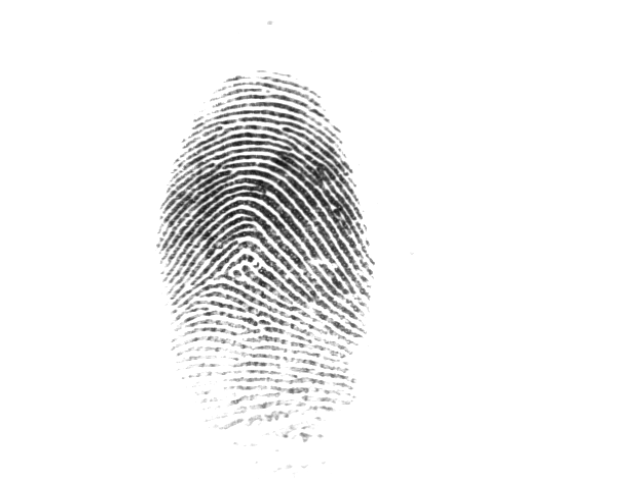
#> input picture basic/pic4.tif, 640 x 480 px
$ python newtest.py   (Python 2 division)
#> lines starting #> are read from the running program, lines starting #| are printed output that depends on the picture; after the words box and inside, x2 and y2 are one past the last pixel; in counts of white or black regions, pixels touching at a corner belong together
### basic/preprocess.py
#!/usr/bin/env python2
# -*- coding: utf-8 -*-
"""
Created on Sun Nov 20 15:14:54 2016

@author: zhangzimou

functions for preprocessing:
    foreground detection
    segmentation
    direction calculation
    ridge wavelength calculation
    Gabor filter
    ridge compensation
    thinning
    count cross number(CN)
"""
#import pyximport
#pyximport.install()

import cv2
from matplotlib import pyplot as plt
import numpy as np
from numpy.lib.stride_tricks import as_strided as ast
from numpy.fft import fft2
from numpy.fft import ifft2
from numpy.fft import fftshift
from scipy.signal import convolve2d
from basic import block_view
from basic import blockproc
import basic

import _preprocess as _pre

# [93 lines left out: functions enhance, foreground, align, not called in this run]

def segmentation(img, blockSize=8, h=352, w=288):
    add0=(16-img.shape[0]%16)/2
    add1=(16-img.shape[1]%16)/2
    img=np.vstack((  255*np.ones((add0,img.shape[1])), img, 255*np.ones((add0,img.shape[1]))  ))
    img=np.hstack((  255*np.ones((img.shape[0],add1)), img, 255*np.ones((img.shape[0],add1))  ))
#    img=np.uint8(img)
    ## reference: IMPROVED FINGERPRINT IMAGE SEGMENTATION USING NEW MODIFIED GRADIENT
    #               BASED TECHNIQUE
    sobel_x=np.array([[1, 0, -1],[2, 0, -2],[1, 0, -1]])
    sobel_y=np.array([[1, 2, 1],[0, 0, 0],[-1,-2,-1]])
    par_x=convolve2d(img,sobel_x,mode='same')
    par_y=convolve2d(img,sobel_y,mode='same')
    #img=basic.blockproc(img,cv2.equalizeHist,(blockSize,blockSize))
    stdx=blockproc(par_x,np.std,(16,16),True)
    stdy=blockproc(par_y,np.std,(16,16),True)
    grddev=stdx+stdy
    threshold=90
    index=grddev[1:-1,1:-1].copy()
    index[np.where(index<threshold)]=0
    index[np.where(index>=threshold)]=1
    a=np.zeros(grddev.shape)
    a[1:-1,1:-1]=index
    index=a

    valid=np.zeros(img.shape)
    valid_b=block_view(valid,(16,16))
    valid_b[:]=index[:,:,np.newaxis,np.newaxis]

    kernel = np.ones((8,8),np.uint8)
    # first dilate to delete the invalid value inside the fingerprint region
    valid=cv2.dilate(valid,kernel,iterations = 5)
    # then erode more to delete the valid value outside the fingerprint region
    valid=cv2.erode(valid, kernel, iterations = 12)
    # dilate again to increase the valid value area in compensate for the lose
    # due to erosion in the last step
    valid=cv2.dilate(valid, kernel, iterations=7)

    img[np.where(valid==0)]=255
    # align the image
    #img=align(img, valid)
    return cut(img, valid, h, w)

def cut(img, valid, h=352,w=288):
    """segment an image into given size
    return: segmented image, segmented foreground
    """
    index=np.where(valid==1)
    nmin=np.min(index[0]);nmax=np.max(index[0]);mmin=np.min(index[1]);mmax=np.max(index[1])
    nmid,mmid=(nmin+nmax)/2,(mmin+mmax)/2
    a=nmid-h/2;b=nmid+h/2;c=mmid-w/2;d=mmid+w/2
    if (a<=0):
        img=np.vstack( (
                        255*np.ones((-a, img.shape[1]))
                        ,img
                        )
                     )
        valid=np.vstack( (
                        np.zeros((-a, valid.shape[1]))
                        ,valid
                        )
                     )
        a=0;b=h
    if (b>=img.shape[0]):
        img=np.vstack(
                      (
                       img,
                       255*np.ones((b-img.shape[0], img.shape[1]))
                       )
                      )
        valid=np.vstack(
                      (
                       valid,
                       np.zeros((b-valid.shape[0], valid.shape[1]))
                       )
                      )
        #b=img.shape[0];a=b-h
    if (c<=0):
        img=np.hstack(
                      (
                       255*np.ones((img.shape[0],-c)),
                       img
                       )
                      )
        valid=np.hstack(
                      (
                       np.zeros((valid.shape[0],-c)),
                       valid
                       )
                      )
        c=0;d=w
    if (d>=img.shape[1]):
        img=np.hstack(
                      (
                       img,
                       255*np.ones((img.shape[0],d-img.shape[1]))
                       )
                      )
        valid=np.hstack(
                      (
                       valid,
                       np.zeros((valid.shape[0],d-valid.shape[1]))
                       )
                      )
        #d=img.shape[1];c=d-w
    return img[a:b,c:d],valid[a:b,c:d]

def calcDirection(img,blockSize,method='block-wise'):
    """calculate ridge directions in an image, using gradient method
    return: ridge directions
    """
    sobel_x=np.array([[1, 0, -1],[2, 0, -2],[1, 0, -1]])
    sobel_y=np.array([[1, 2, 1],[0, 0, 0],[-1,-2,-1]])
    par_x=convolve2d(img,sobel_x,mode='same')
    par_y=convolve2d(img,sobel_y,mode='same')
    N,M=np.shape(img)
    if method=='block-wise':
        Vx=np.zeros((N/blockSize,M/blockSize))
        Vy=np.zeros((N/blockSize,M/blockSize))
        for i in xrange(N/blockSize):
            for j in xrange(M/blockSize):
                a=i*blockSize;b=a+blockSize;c=j*blockSize;d=c+blockSize
                Vy[i,j]=2*np.sum(par_x[a:b,c:d]*par_y[a:b,c:d])
                Vx[i,j]=np.sum(par_y[a:b,c:d]**2-par_x[a:b,c:d]**2)

    elif method=='pixel-wise':
        Vx,Vy=np.zeros((N,M)),np.zeros((N,M))
        for i in xrange(blockSize/2,N-blockSize/2):
            a=i-blockSize/2
            b=a+blockSize
            for j in xrange(blockSize/2,M-blockSize/2):
                c=j-blockSize/2
                d=c+blockSize
                Vy[i,j]=2*np.sum(par_x[a:b,c:d]*par_y[a:b,c:d])
                Vx[i,j]=np.sum(par_y[a:b,c:d]**2-par_x[a:b,c:d]**2)

    gaussianBlurSigma=2;
    gaussian_block=5 if method=='block-wise' else 21
    Vy=cv2.GaussianBlur(Vy,(gaussian_block,gaussian_block),gaussianBlurSigma,gaussianBlurSigma)
    Vx=cv2.GaussianBlur(Vx,(gaussian_block,gaussian_block),gaussianBlurSigma,gaussianBlurSigma)
    theta=0.5*np.arctan2(Vy,Vx)
    return theta

# [52 lines left out: functions calcDirectionBox, blkWlDire, calcWlDire, not called in this run]

def blkwl(img):
    """Calculate wavelength  given an image block"""
    N,M=img.shape
    f=np.abs(fftshift(fft2(img)))
    origin=(N/2,M/2)
    f[origin]=0
    mmax=np.where(f==np.max(f))
    wl=N/((origin[0]-mmax[0][0])**2+(origin[1]-mmax[1][0])**2)**0.5
    return wl

def calcWl(img,blockSize):
    """calculation wavelength of every blocks in a given image
    """
    wl=np.zeros((img.shape[0]/blockSize,img.shape[1]/blockSize))
    B=block_view(img,(blockSize,blockSize))
    for w,b in zip(wl,B):
        w[:]=[blkwl(a) for a in b]
        #w[:]=map(lambda b: blkwl(b),b)
    # Gaussian smoothing
    gaussianBlurSigma=4;    gaussian_block=9
    wl=cv2.GaussianBlur(wl,(gaussian_block,gaussian_block),gaussianBlurSigma,gaussianBlurSigma)
    return wl

# [36 lines left out: functions calcWlBox, GaborFilter_, not called in this run]


def GaborFilter(img,blockSize,wl,dire,sigma=20):
    """Gabor Filter
    img: input image
    blockSize: size of a block
    wl: wavelength
    dire: direction
    return: filtered image
    """
    img=img.astype(np.float64)
    imgout=img.copy()
    kernel=np.zeros((img.shape[0]/blockSize*(blockSize+1),img.shape[1]/blockSize*(blockSize+1)))
    K=block_view(kernel,(blockSize+1,blockSize+1))
    for k,w,d in zip(K,wl,dire):
        k[:,:]=np.asarray(map(lambda w,d: cv2.getGaborKernel((blockSize+1,blockSize+1),sigma,d,w,1,0),w,d))
    for i in xrange(blockSize/2,img.shape[0]-blockSize/2):
        block_i=i/blockSize
        for j in xrange(blockSize/2,img.shape[1]-blockSize/2):
            block_j=j/blockSize
            imgout[i,j]=np.sum(K[block_i,block_j]
                        *img[i-blockSize/2:i+blockSize/2+1,j-blockSize/2:j+blockSize/2+1])

    imgout[np.where(imgout>255)]=255;imgout[np.where(imgout<0)]=0
    return imgout

# [75 lines left out: functions GaborFilterBox, ridgeComp2, ridgeComp, not called in this run]

def fill(img,position,ifending=1,newvalue=2):
    image=img.copy()
    N=image.shape[0]
    a,b=position[0],position[1]
    image[a,b]=newvalue
    while(1):
        origin=np.array([a,b])
        a=(np.asarray(np.where(image[a-1:a+2,b-1:b+2]==1)).T+np.array([a-1,b-1])).T
        a,b=a[0],a[1]
        if (ifending):
            if (len(a)!=1 and len(a)!=2):
                return image,np.array([None,None])
            image[(a,b)]=newvalue
            if (len(a)==1):
                a,b=a[0],b[0]
            else:
                a1,a2=np.array([a[0],b[0]]),np.array([a[1],b[1]])
                (a,b)=(a[0],b[0]) if np.sum(np.abs(a1-origin))>np.sum(np.abs(a2-origin)) else (a[1],b[1])
            if (a==0 or a==N-1 or b==0 or b==N-1):
                return image,np.array([a,b])
        else:
            if (len(a)!=3 and len(a)!=4):
                return image,np.array([None,None])
            elif (len(a)==3):
                a1,b1,a2,b2,a3,b3=a[0],b[0],a[1],b[1],a[2],b[2]
            else:
                d=np.zeros(4)
                a=np.vstack((a,b)).T
                for i in xrange(4):
                    d[i]=np.sum(map(lambda x: np.abs(a[i]-x),np.delete(a,i,0)))
                index=np.argmin(d)
                image[a[index][0],a[index][1]]=0
                a=np.delete(a,np.argmin(d),0)
                a1,b1,a2,b2,a3,b3=a[0,0],a[0,1],a[1,0],a[1,1],a[2,0],a[2,1]
            image[a1,b1],image[a2,b2],image[a3,b3]=2,3,4
            image1,pos1=fill(image,(a1,b1),1,2)
            image2,pos2=fill(image1,(a2,b2),1,3)
            image3,pos3=fill(image2,(a3,b3),1,4)
            return image3,np.vstack((pos1,pos2,pos3))

# [12 lines left out: function countCrossNum, not called in this run]

def thinning(img):
    """
    Zhang-Suen thinning algorithm
    return: thinned image
    """
    image=img.copy()
    while(1):
        P2,P3,P4,P5,P6,P7,P8,P9 = image[2:,1:-1], image[2:,2:], image[1:-1,2:], image[:-2,2:], image[:-2,1:-1],image[:-2,:-2], image[1:-1,:-2], image[2:,:-2]
        condition0 = image[1:-1,1:-1]
        condition4 = P4*P6*P8
        condition3 = P2*P4*P6
        condition2 = transitions_vec(P2, P3, P4, P5, P6, P7, P8, P9) == 1
        condition1 = (2 <= P2+P3+P4+P5+P6+P7+P8+P9) * (P2+P3+P4+P5+P6+P7+P8+P9 <= 6)
        cond = (condition0 == 1) * (condition4 == 0) * (condition3 == 0) * (condition2 == 1) * (condition1 == 1)
        changing1 = np.where(cond == 1)
        if (len(changing1[0])==0):
            flag1=1
        else:
            flag1=0
            image[changing1[0]+1,changing1[1]+1] = 0
        # step 2
        P2,P3,P4,P5,P6,P7,P8,P9 = image[2:,1:-1], image[2:,2:], image[1:-1,2:], image[:-2,2:], image[:-2,1:-1], image[:-2,:-2], image[1:-1,:-2], image[2:,:-2]
        condition0 = image[1:-1,1:-1]
        condition4 = P2*P6*P8
        condition3 = P2*P4*P8
        condition2 = transitions_vec(P2, P3, P4, P5, P6, P7, P8, P9) == 1
        condition1 = (2 <= P2+P3+P4+P5+P6+P7+P8+P9) * (P2+P3+P4+P5+P6+P7+P8+P9 <= 6)
        cond = (condition0 == 1) * (condition4 == 0) * (condition3 == 0) * (condition2 == 1) * (condition1 == 1)
        changing2 = np.where(cond == 1)
        if (len(changing2[0])==0):
            flag2=1
        else:
            flag2=0
            image[changing2[0]+1,changing2[1]+1] = 0
        if (flag2 and flag1):
            break
    return image

def transitions_vec(P2, P3, P4, P5, P6, P7, P8, P9):
    return ((P3-P2) > 0).astype(int) + ((P4-P3) > 0).astype(int) + \
    ((P5-P4) > 0).astype(int) + ((P6-P5) > 0).astype(int) + \
    ((P7-P6) > 0).astype(int) + ((P8-P7) > 0).astype(int) + \
    ((P9-P8) > 0).astype(int) + ((P2-P9) > 0).astype(int)

### basic/basic.py
#!/usr/bin/env python2
# -*- coding: utf-8 -*-
"""
Created on Sun Nov 20 15:13:26 2016

@author: zhangzimou

some basic functions
"""

import cv2
from matplotlib import pyplot as plt
import numpy as np
from numpy.lib.stride_tricks import as_strided as ast
from numpy.fft import fft2
from numpy.fft import ifft2
from numpy.fft import fftshift
from scipy.signal import convolve2d

def block_view(A, block):
    """Provide a 2D block view to 2D array. No error checking made.
    Therefore meaningful (as implemented) only for blocks strictly
    compatible with the shape of A."""
    # simple shape and strides computations may seem at first strange
    # unless one is able to recognize the 'tuple additions' involved ;-)
    shape= (A.shape[0]/ block[0], A.shape[1]/ block[1])+ block
    strides= (block[0]* A.strides[0], block[1]* A.strides[1])+ A.strides
    return ast(A, shape= shape, strides= strides)
def blockproc(M, fun, blk_size=(3,3),singleout=False):
    # This is some complex function of blk_size and M.shape
    #stride = blk_size
    output = np.zeros(M.shape if (singleout==False) else (M.shape[0]/blk_size[0],M.shape[1]/blk_size[1]))
    B = block_view(M, block=blk_size)
    if (singleout==False):
        O = block_view(output, block=blk_size)
    else:
        O = output
    for b,o in zip(B, O):
        #o[:,:] = fun(b);
        if (singleout==False):
            o[:,:]=np.asarray([ fun(a) for a in b ])
        else:
            o[:]=np.asarray([ fun(a) for a in b ])
    return output


def inverse(img):
    return 255-img

# [16 lines left out: function binarize2, not called in this run]


def binarize(img,reverse=1):
    imgout=np.zeros_like(img)
    imgout[np.where(img>np.mean(img))]=0 if (reverse) else 1
    imgout[np.where(img<=np.mean(img))]=1 if (reverse) else 0
    return imgout

# [15 lines left out: function truncate, not called in this run]

def imshow(img):
    plt.imshow(img,cmap='gray',vmin=0,vmax=255,interpolation='nearest')

# [24 lines left out: functions normalize, normalizeBox, normalize2, not called in this run]

### basic/minutiaeExtract.py
#!/usr/bin/env python2
# -*- coding: utf-8 -*-
"""
Created on Sun Nov 20 15:12:33 2016

@author: zhangzimou

functions for minutiae extraction
    minutiae extraction
    minutiae validation and minutiae direction calculation
    singular points extraction
"""

import cv2
from matplotlib import pyplot as plt
import numpy as np
from numpy.lib.stride_tricks import as_strided as ast
from numpy.fft import fft2
from numpy.fft import ifft2
from numpy.fft import fftshift
from scipy.signal import convolve2d
import preprocess as pre

blockSize=15
def minutiaeExtract(img,imgfore):
    """minutiae extraction: ending and bifurcation
    img: thinned image
    imgfore: foreground image
    return: minutiae, directions
    """
    image=img.copy()
    P1=image[1:-1,1:-1]
    valid=np.where(P1==1)
    #P1:center; P2-P9:neighbors
    P1,P2,P3,P4,P5,P6,P7,P8,P9 = P1[valid],image[2:,1:-1][valid], image[2:,2:][valid], image[1:-1,2:][valid], image[:-2,2:][valid], image[:-2,1:-1][valid],image[:-2,:-2][valid], image[1:-1,:-2][valid], image[2:,:-2][valid]
    CN=pre.transitions_vec(P2,P3,P4,P5,P6,P7,P8,P9)
    ending_index=np.where(CN==1)
    bifur_index=np.where(CN==3)
    ending=np.asarray((valid[0][ending_index]+1,valid[1][ending_index]+1))
    bifur=np.asarray((valid[0][bifur_index]+1,valid[1][bifur_index]+1))
    #delete minutiae near the edge of the foreground
    kernel = np.ones((8,8),np.uint8)
    imgfore=cv2.erode(imgfore,kernel,iterations=4)
    edge1,edge2=np.where(imgfore[ending[0],ending[1]]==0),np.where(imgfore[bifur[0],bifur[1]]==0)
    ending=np.delete(ending.T,edge1[0],0)
    bifur=np.delete(bifur.T,edge2[0],0)
    #delete minutiae near the edge of the image
    edgeDistance=20
    valid1=(ending[:,0]>=edgeDistance) * (ending[:,0]<=img.shape[0]-edgeDistance)
    valid2=(ending[:,1]>=edgeDistance) * (ending[:,1]<=img.shape[1]-edgeDistance)
    ending=ending[np.where(valid1 * valid2)]
    valid1=(bifur[:,0]>=edgeDistance) * (bifur[:,0]<=img.shape[0]-edgeDistance)
    valid2=(bifur[:,1]>=edgeDistance) * (bifur[:,1]<=img.shape[1]-edgeDistance)
    bifur=bifur[np.where(valid1 * valid2)]
    #validate minutiae and calculate directions at the same time
    ending,theta1=validateMinutiae(image,ending,1)
    bifur,theta2=validateMinutiae(image,bifur,0)
    return ending,bifur,theta1,theta2


def validateMinutiae(imgB,minutiae,ifending,blockSize=21):
    """validate minutiae, and calculate directions at the same
    return: validated minutiae, directions of minutiae
    """
    fill_output=np.asarray(map(lambda x:pre.fill(imgB[x[0]-blockSize/2:x[0]+blockSize/2+1,
                                       x[1]-blockSize/2:x[1]+blockSize/2+1],
                                    (blockSize/2,blockSize/2),ifending), minutiae ))
    imgF,position=fill_output[:,0],fill_output[:,1]
    CN=np.asarray(map(lambda x:pre.countCrossNum(x,ifending),imgF))
    if (ifending):
        valid=np.where(CN==1)
        position=position[valid]
        theta=np.asarray(map(lambda x:np.arctan2(blockSize/2-x[0],blockSize/2-x[1]),position))
        return minutiae[valid],theta
    else:
        valid=np.where(CN==3)
        position=position[valid]
        theta=np.asarray(map(bifurDirec,position))
        return minutiae[valid],theta
# [46 lines left out: functions bifurDirec, singular, not called in this run]


### basic/test/newtest.py
#!/usr/bin/env python2
# -*- coding: utf-8 -*-
"""
Created on Sun Nov 20 16:01:52 2016

@author: zhangzimou
"""

import cv2
import numpy as np
from matplotlib import pyplot as plt
from matplotlib.patches import Rectangle
from scipy.signal import convolve2d
import time
import sys
sys.path.append("..")
from basic import imshow
import basic
from preprocess import enhance
import preprocess as pre
from minutiaeExtract import minutiaeExtract


start=time.clock()
img_origin=cv2.imread('../pic4.tif',0)
#> img_origin is the input picture: shape (480, 640); min 14, max 255, mean 241.6
img_origin,imgfore=pre.segmentation(img_origin)
#> in segmentation, `par_y=convolve2d(img,sobel_y,mode='same')`:
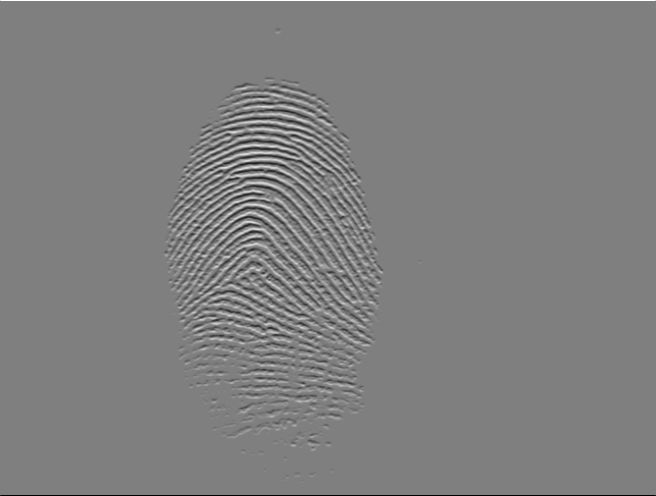
#> par_y: shape (496, 656) float64; min -1020, max 1020, mean 0; drawn with min black and max white
#> in block_view, `strides= (block[0]* A.strides[0], block[1]* A.strides[1])+ A.strides`: strides = (83968, 128, 5248, 8)
#> the loop in blockproc, `for b,o in zip(B, O):` made 31 passes
#> the loop in blockproc (call 2), `for b,o in zip(B, O):` made 31 passes
#> in segmentation, `index[np.where(index>=threshold)]=1`:
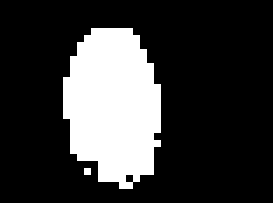
#> index: shape (29, 39) float64 (shown 7 times larger); values 0 (black) and 1 (white), 22% white; 2 white regions (1 under 20 px), largest, box (x1, y1, x2, y2) and area: (9, 4, 23, 27) 248
#> in cut, `index=np.where(valid==1)`: index = 64512 positions, rows 92 to 443, columns 172 to 395
#> in cut, `nmin = np.min(index[0])`: nmin = 92
#> in cut, `nmax = np.max(index[0])`: nmax = 443
#> in cut, `mmin = np.min(index[1])`: mmin = 172
#> in cut, `mmax = np.max(index[1])`: mmax = 395
#> in cut, `nmid,mmid=(nmin+nmax)/2,(mmin+mmax)/2`: nmid = 267; mmid = 283
#> in cut, `a = nmid - h / 2`: a = 91
#> in cut, `b = nmid + h / 2`: b = 443
#> in cut, `c = mmid - w / 2`: c = 139
#> in cut, `d = mmid + w / 2`: d = 427
#> img_origin: shape (352, 288) float64
#> imgfore: shape (352, 288) float64; values 0 (black) and 1 (white), 63.5% white; 1 black region, box (x1, y1, x2, y2) and area: (0, 0, 288, 352) 36960
blockSize=16
theta=pre.calcDirection(img_origin,blockSize)
#> in calcDirection, `par_y=convolve2d(img,sobel_y,mode='same')`:
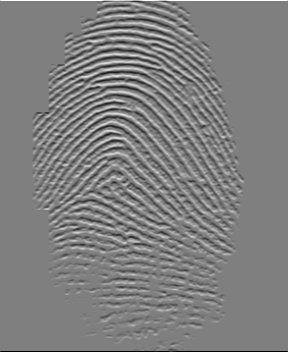
#> par_y: shape (352, 288) float64; min -1020, max 1020, mean -0.1; drawn with min black and max white
wl=pre.calcWl(img_origin,blockSize)
#> the loop in calcWl, `for w,b in zip(wl,B):` made 22 passes
#img=ridgeComp2(img,theta,blockSize)
img_enhance=pre.GaborFilter(img_origin,blockSize,wl,np.pi/2-theta)
#> the loop in GaborFilter, `for k,w,d in zip(K,wl,dire):` made 22 passes
#> after the loop in GaborFilter, `for i in xrange(blockSize/2,img.shape[0]-blockSize/2):`:
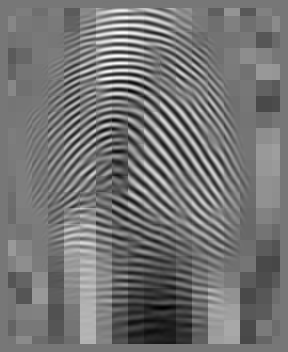
#> imgout: shape (352, 288) float64; min -16152.4, max 18879.5, mean -96; drawn with min black and max white
#> in GaborFilter, `imgout[np.where(imgout < 0)] = 0`:
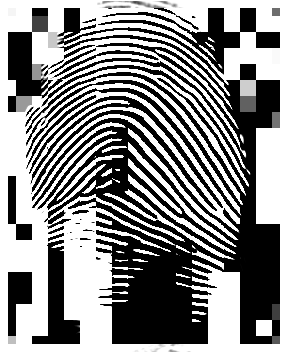
#> imgout: shape (352, 288) float64; min 0, max 255, mean 136.9
img_enhance[np.where(imgfore==255)]=255

img_thin=pre.thinning(basic.binarize(img_enhance))
#> after the loop in thinning, `while(1):`:
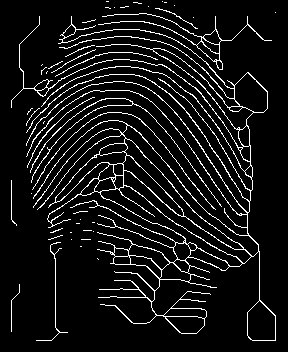
#> image: shape (352, 288) float64; values 0 (black) and 1 (white), 8.2% white in thin lines or dots, all inside (x1, y1, x2, y2) = (11, 1, 276, 341)
ending,bifur,theta1,theta2=minutiaeExtract(img_thin,imgfore)
#> in minutiaeExtract, `imgfore=cv2.erode(imgfore,kernel,iterations=4)`:
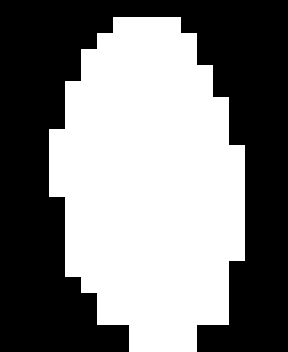
#> imgfore: shape (352, 288) float64; values 0 (black) and 1 (white), 49.2% white; 1 white region, box (x1, y1, x2, y2) and area: (49, 17, 245, 352) 49916
#> (the run stopped early here; a loop or call above may not have finished)
